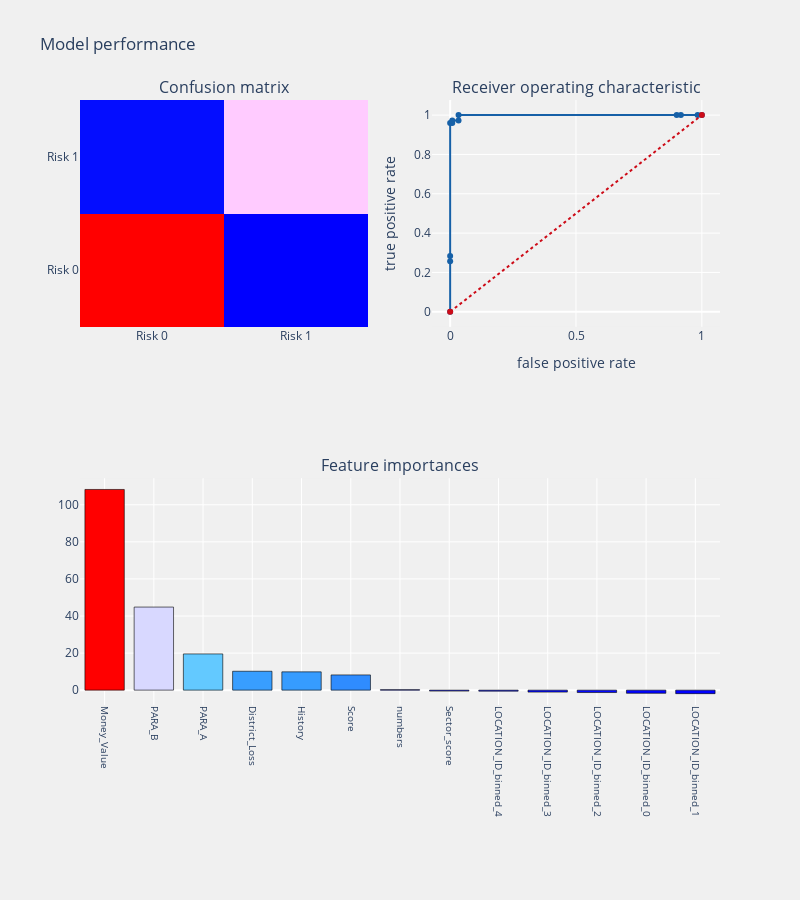

Source (notebook cell):
### Markdown cell above
## Feed the parameters to the function created above
Split the data into train dataset and test dataset and use the Hyper Parameters obtained above to generate a Logistic Regression instance and execute the function.

### Code cell
from sklearn.model_selection import train_test_split
from sklearn.metrics import confusion_matrix, accuracy_score, classification_report, cohen_kappa_score
from sklearn.metrics import roc_auc_score, roc_curve,f1_score, precision_score, recall_score
from sklearn.metrics import precision_recall_curve, average_precision_score
import statsmodels.api as sm
from yellowbrick.classifier import DiscriminationThreshold

#For better performance use MinMaxScaler to scale and translates each feature individually such that it is in the given range on the training set, e.g. between zero and one.
from sklearn.preprocessing import MinMaxScaler
scaler = MinMaxScaler()
df_x =pd.DataFrame(scaler.fit_transform(df[df.drop('Risk',axis=1).columns]),columns=df.drop('Risk',axis=1).columns)

#splitting the principal training dataset to subtrain and subtest datasets
x_train, x_test, y_train, y_test = train_test_split(df_x, df['Risk'], 
                                                    test_size = .25)

from sklearn.linear_model import LogisticRegression
import plotly.graph_objs as go # visualization
import plotly.offline as py # visualization
py.init_notebook_mode(connected=True) # visualization
import plotly.graph_objs as go # visualization
from plotly.subplots import make_subplots
import plotly.figure_factory as ff # visualization
import warnings
warnings.filterwarnings("ignore")
#Baseline model        
logit = LogisticRegression(C=1000, class_weight=None, dual=False, fit_intercept=True,
                           intercept_scaling=1, max_iter=100, multi_class='ovr', n_jobs=1,
                           penalty='l2', random_state=None, solver='liblinear', tol=0.0001,
                           verbose=0, warm_start=False)
prediction(logit, x_train, x_test, y_train, y_test, "coefficients", threshold_plot=False)

### Figure 1 — Plotly figure (JSON) as saved in the notebook; plotly's stock layout.template omitted (floating-point values rounded to 4 significant figures)
{"data": [{"colorscale": [[0, "rgb(0,0,255)"], [0.1, "rgb(51,153,255)"], [0.2, "rgb(102,204,255)"], [0.3, "rgb(153,204,255)"], [0.4, "rgb(204,204,255)"], [0.5, "rgb(255,255,255)"], [0.6, "rgb(255,204,255)"], [0.7, "rgb(255,153,255)"], [0.8, "rgb(255,102,204)"], [0.9, "rgb(255,102,102)"], [1, "rgb(255,0,0)"]], "name": "Confusion matrix", "showscale": false, "type": "heatmap", "x": ["Risk 0", "Risk 1"], "xaxis": "x", "y": ["Risk 0", "Risk 1"], "yaxis": "y", "z": [[119, 1], [2, 72]]}, {"line": {"color": "rgb(22, 96, 167)", "width": 2}, "name": "Roc: 0.9823198198198199", "type": "scatter", "x": [0, 0, 0, 0, 0.008333, 0.008333, 0.03333, 0.03333, 0.9, 0.9167, 0.9833, 1], "xaxis": "x2", "y": [0, 0.2568, 0.2838, 0.9595, 0.9595, 0.973, 0.973, 1, 1, 1, 1, 1], "yaxis": "y2"}, {"line": {"color": "rgb(205, 12, 24)", "dash": "dot", "width": 2}, "type": "scatter", "x": [0, 1], "xaxis": "x2", "y": [0, 1], "yaxis": "y2"}, {"marker": {"color": [108.3, 44.83, 19.55, 10.19, 9.865, 8.215, 0.2278, -0.5157, -0.545, -1.066, -1.294, -1.705, -1.898], "colorscale": [[0, "rgb(0,0,255)"], [0.1, "rgb(51,153,255)"], [0.2, "rgb(102,204,255)"], [0.3, "rgb(153,204,255)"], [0.4, "rgb(204,204,255)"], [0.5, "rgb(255,255,255)"], [0.6, "rgb(255,204,255)"], [0.7, "rgb(255,153,255)"], [0.8, "rgb(255,102,204)"], [0.9, "rgb(255,102,102)"], [1, "rgb(255,0,0)"]], "line": {"color": "black", "width": 0.6}}, "name": "coefficients", "type": "bar", "x": ["Money_Value", "PARA_B", "PARA_A", "District_Loss", "History", "Score", "numbers", "Sector_score", "LOCATION_ID_binned_4", "LOCATION_ID_binned_3", "LOCATION_ID_binned_2", "LOCATION_ID_binned_0", "LOCATION_ID_binned_1"], "xaxis": "x3", "y": [108.3, 44.83, 19.55, 10.19, 9.865, 8.215, 0.2278, -0.5157, -0.545, -1.066, -1.294, -1.705, -1.898], "yaxis": "y3"}], "layout": {"annotations": [{"font": {"size": 16}, "showarrow": false, "text": "Confusion matrix", "x": 0.225, "xanchor": "center", "xref": "paper", "y": 1, "yanchor": "bottom", "yref": "paper"}, {"font": {"size": 16}, "showarrow": false, "text": "Receiver operating characteristic", "x": 0.775, "xanchor": "center", "xref": "paper", "y": 1, "yanchor": "bottom", "yref": "paper"}, {"font": {"size": 16}, "showarrow": false, "text": "Feature importances", "x": 0.5, "xanchor": "center", "xref": "paper", "y": 0.375, "yanchor": "bottom", "yref": "paper"}], "autosize": false, "height": 900, "margin": {"b": 195}, "paper_bgcolor": "rgba(240,240,240, 0.95)", "plot_bgcolor": "rgba(240,240,240, 0.95)", "showlegend": false, "title": {"text": "Model performance"}, "width": 800, "xaxis": {"anchor": "y", "domain": [0, 0.45]}, "xaxis2": {"anchor": "y2", "domain": [0.55, 1], "title": {"text": "false positive rate"}}, "xaxis3": {"anchor": "y3", "domain": [0, 1], "showgrid": true, "tickangle": 90, "tickfont": {"size": 10}}, "yaxis": {"anchor": "x", "domain": [0.625, 1]}, "yaxis2": {"anchor": "x2", "domain": [0.625, 1], "title": {"text": "true positive rate"}}, "yaxis3": {"anchor": "x3", "domain": [0, 0.375]}}}
